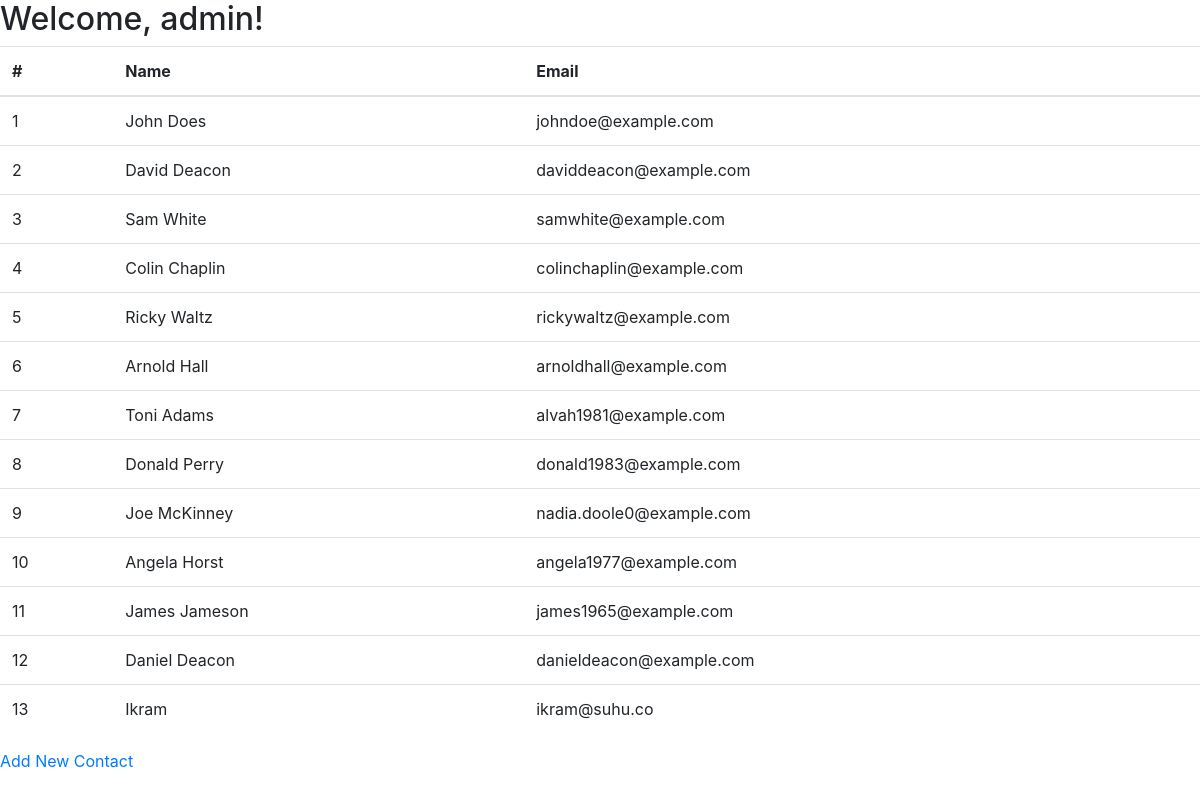
/index.php (signed in), run on the app's committed database.
### tables this page shows
CREATE TABLE IF NOT EXISTS `contacts` (
  `id` int(11) NOT NULL AUTO_INCREMENT,
  `name` varchar(255) NOT NULL,
  `email` varchar(255) NOT NULL,
  `phone` varchar(255) NOT NULL,
  `title` varchar(255) NOT NULL,
  `created` datetime NOT NULL DEFAULT current_timestamp(),
  PRIMARY KEY (`id`)
);

### index.php (the view, shortened to what this page needs)
<?php
include "functions.php";
$pdo = pdo_connect();
$stmt = $pdo->query("SELECT * FROM contacts");
$contacts = $stmt->fetchAll(PDO::FETCH_ASSOC);
?>
<!DOCTYPE html>
<html lang="en">
<head>
    <?= style_script() ?>
</head>
<body>
    <h2>Welcome, <?= htmlspecialchars($_SESSION['user']); ?>!</h2>
    <div id="employee">
        <table class="table">
            <thead>
                <tr>
                    <th>#</th>
                    <th>Name</th>
                    <th>Email</th>
                </tr>
            </thead>
            <tbody>
                <?php foreach ($contacts as $contact): ?>
                <tr>
                    <td><?= $contact['id'] ?></td>
                    <td><?= htmlspecialchars($contact['name']) ?></td>
                    <td><?= htmlspecialchars($contact['email']) ?></td>
                </tr>
                <?php endforeach; ?>
            </tbody>
        </table>
    </div>
    <a href="create.php">Add New Contact</a>
</body>
</html>

### functions.php (shortened to what this page needs)
<?php
function style_script(){
    return '
    <link rel="stylesheet" href="style.css">
    <link rel="stylesheet" href="https://cdn.jsdelivr.net/npm/bootstrap@4.6.0/dist/css/bootstrap.min.css">
    <link rel="stylesheet" href="https://cdn.datatables.net/1.10.20/css/dataTables.bootstrap4.min.css">
    <script src="https://code.jquery.com/jquery-3.5.1.slim.min.js"></script>
    <script src="https://cdn.jsdelivr.net/npm/bootstrap@4.6.0/dist/js/bootstrap.bundle.min.js"></script>
    <script src="https://cdn.datatables.net/1.10.20/js/jquery.dataTables.min.js"></script>
    <script src="https://cdn.datatables.net/1.10.20/js/dataTables.bootstrap4.min.js"></script>';
}
?>

### style.css (style rules this page uses)
html, body { height: 100%; }

### data on the page
contacts: id "1", name "John Does", email "johndoe@example.com"
contacts: id "2", name "David Deacon", email "daviddeacon@example.com"
contacts: id "3", name "Sam White", email "samwhite@example.com"
contacts: id "4", name "Colin Chaplin", email "colinchaplin@example.com"
contacts: id "5", name "Ricky Waltz", email "rickywaltz@example.com"
contacts: id "6", name "Arnold Hall", email "arnoldhall@example.com"
contacts: id "7", name "Toni Adams", email "alvah1981@example.com"
contacts: id "8", name "Donald Perry", email "donald1983@example.com"
contacts: id "9", name "Joe McKinney", email "nadia.doole0@example.com"
contacts: id "10", name "Angela Horst", email "angela1977@example.com"
contacts: id "11", name "James Jameson", email "james1965@example.com"
contacts: id "12", name "Daniel Deacon", email "danieldeacon@example.com"
contacts: id "13", name "Ikram", email "ikram@suhu.co"

### other printed values
$_SESSION['user'] "admin"
